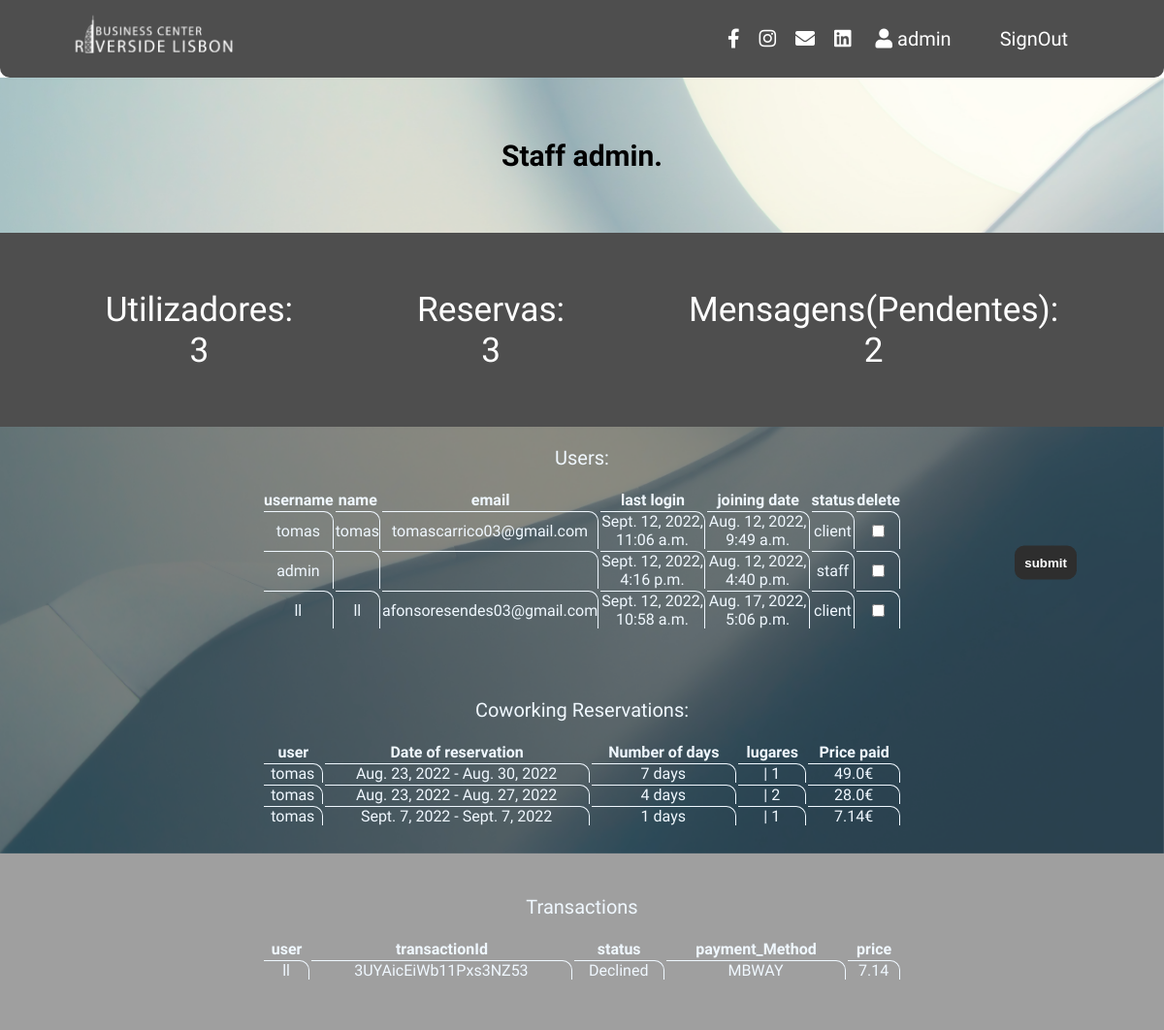
Screenshot of / (signed in) with the database file from the repository.
### reservas/models.py (models this page shows, shortened)
class reservas_Coworking(models.Model):
    user = models.ForeignKey(User, on_delete=models.CASCADE, null=True)
    nrLugares = models.IntegerField(default=0)
    startDate = models.DateField(null=True, blank=True)
    endDate = models.DateField(null=True, blank=True)
    nrDias = models.IntegerField(default=0)
    cost_price = models.FloatField(default=0.0)
    active = models.BooleanField(default=False)
    chair1 = models.BooleanField(default=False)
    chair2 = models.BooleanField(default=False)
    chair3 = models.BooleanField(default=False)
    chair4 = models.BooleanField(default=False)
    chair5 = models.BooleanField(default=False)
    chair6 = models.BooleanField(default=False)
    chair7 = models.BooleanField(default=False)
    chair8 = models.BooleanField(default=False)
    chair9 = models.BooleanField(default=False)
    chair10 = models.BooleanField(default=False)
    chair11 = models.BooleanField(default=False)
    chair12 = models.BooleanField(default=False)

class transaction(models.Model):
    user = models.ForeignKey(User, on_delete=models.CASCADE)
    transactionId = models.CharField(max_length=500, null=True)
    status = models.CharField(max_length=50,null=True, choices=status)
    payment_Method = models.CharField(max_length=50,null=True, choices=type)
    price = models.FloatField(null=True)
    expireDate = models.DateTimeField(null=True)

### reservas/views.py (the view, shortened to what this page needs)
# urls.py: path("", views.index, name="index"),
def index(request, price=None, payment_Method=None, payment_status=None, transactionID=None, expireDate=None):
    print(expireDate)
    print ("asdfsdfasfasfasdf")
    print(datetime.now())
    """  Mon Sep 12 2022 11:20:03 GMT+0000 (+00)
        2022-09-12 11:23:46.298683 """
    if request.user.is_authenticated:
        if request.user.is_superuser:
            all_users = get_user_model().objects.all()
            all_reservas = reservas_Coworking.objects.all()
            all_transactions=transaction.objects.all()
            nrMensagens = mensagen.objects.all()
            if request.method == "POST":
                users_to_delete = request.POST.getlist("users_to_delete")
                for user in users_to_delete:
                    user_to_delete = get_user_model().objects.filter(username=user)
                    user_to_delete.delete()
            context = {
                "nrUsers": len(all_users),
                "all_transactions":all_transactions,
                "nrTransactions":len(all_transactions),
                "all_users": all_users,
                "nrReservas": len(all_reservas),
                "all_reservas": all_reservas,
                "nrMensagens": len(nrMensagens),
            }
            return render(request, "admin.html", context)
    else:
        return render(request, "index.html")

### reservas/templates/admin.html (shortened to what this page needs)
{% load static %}
<html lang="en">
<head>
    <link rel="stylesheet" href="{% static 'css/admin.css' %}" />
    <link rel="stylesheet" href="{% static 'css/nav2.css' %}" />
</head>
<header>
    <nav id="web-pc">
        <div class="logo_lisbon">
            <img src="{% static 'images/lisbonlogops_white.png' %}" alt="" />
        </div>
        <div class="social-icons">
            <link rel="stylesheet" href="https://cdnjs.cloudflare.com/ajax/libs/font-awesome/5.13.0/css/all.min.css" />
            <a id="socialIcon" href="https://www.facebook.com/profile.php?id=100082891012715"><i
                    class="fab fa-facebook-f"></i></a>
            <a id="socialIcon" href="https://www.instagram.com/lisbonriverside.cowork/"><i
                    class="fab fa-instagram"></i></a style="">
            <a id="socialIcon" href="mailto:lisbonriverside@gmail.com"><i class="fas fa-envelope"></i></a>
            <a id="socialIcon" href="https://www.linkedin.com/in/riverside-lisboncoworking/"><i
                    class="fab fa-linkedin"></i></a>
            <a id="user">
                <i class="fa fa-user"></i> {{request.user.username}}
            </a>
            <div id="signOut">
                <li><a type="submit" href="/signout">SignOut</a></li>
            </div>
        </div>
    </nav>
    <div class="banner">
        <img src="{% static 'images/dashback.jpg' %}" alt="">
    </div>
</header>
<body>
    <section class="Html">
        <div class="welcome">
            <h2>Staff {{request.user.username}}.</h2>
        </div>
    </section>
    <section class="site_info">
        <div id="info_text">Utilizadores:<br>{{nrUsers}}</div>
        <div id="info_text">Reservas:<br>{{nrReservas}}</div>
        <div id="info_text">Mensagens(Pendentes):<br>{{nrMensagens}}</div>
    </section>
    <section class="Users">
        <form action="" method="POST">
            <table>
                <caption>
                    Users:
                </caption>
                <tr>
                    <th>username</th>
                    <th>name</th>
                    <th>email</th>
                    <th>last login</th>
                    <th>joining date</th>
                    <th>status</th>
                    <th>delete</th>
                </tr>
                {% for user in all_users %}
                <tr>
                    <td>{{user.username}}</td>
                    <td>{{user.first_name}} {{user.last_name}}</td>
                    <td>{{user.email}}</td>
                    <td>{{user.last_login}}</td>
                    <td>{{user.date_joined}}</td>
                    <td>
                        {% if user.is_superuser or user.is_staff%}
                        staff
                        {% else %}
                        client
                        {% endif %}
                    </td>
                    <td><input type="checkbox" name="users_to_delete" value="{{user.username}}"></td>
                </tr>
                {% endfor %}
            </table>
            <button onclick="checkdelete()" type="button" id="submit_button">submit</button>
        </form>
    </section>
    <section class="reservations_coworking">
        <div class="dataTable">
            {% if nrReservas %}
            <table>
                <caption>
                    Coworking Reservations:
                </caption>
                <tr>
                    <th>user</th>
                    <th>Date of reservation</th>
                    <th>Number of days</th>
                    <th>lugares</th>
                    <th>Price paid</th>
                </tr>
                {% for reserva in all_reservas %}
                <tr>
                    <td>{{reserva.user}}</td>
                    <td>{{reserva.startDate}} - {{reserva.endDate}}</td>
                    <td>{{reserva.nrDias}} days</td>
                    <td>
                        {% if reserva.chair1 %}
                        | 1
                        {% endif %}
                        {% if reserva.chair2 %}
                        | 2
                        {% endif %}
                    </td>
                    <td>{{reserva.cost_price}}€</td>
                </tr>
                {% endfor %}
            </table>
            {% else %}
            <h2>You don't have any Reservations</h2>
            {% endif %}
        </div>
    </section>
    <section class="transactions">
        <div class="dataTable">
            <table>
                <caption>Transactions</caption>
                <tr>
                    <th>user</th>
                    <th>transactionId</th>
                    <th>status</th>
                    <th>payment_Method</th>
                    <th>price</th>
                </tr>
                {% for transaction in all_transactions%}
                {% if transaction.status != "Pending" %}
                <tr>
                    <td>{{transaction.user}}</td>
                    <td>{{transaction.transactionId}}</td>
                    <td>{{transaction.status}}</td>
                    <td>{{transaction.payment_Method}}</td>
                    <td>{{transaction.price}}</td>
                </tr>
                {% endif %}
                {% endfor %}
            </table>
        </div>
    </section>
</body>
</html>

### reservas/static/css/admin.css (style rules this page uses)
.banner { position: relative; width: 100%; }
.banner img { position: fixed; object-fit: cover; z-index: -1; height: 100vh; width: 100%; }
.Html { margin-top: 5rem; }
.welcome { position: relative; display: flex; width: 100%; height: 10rem; background-color: rgba(255, 255, 255, 0.315); text-align: center; align-items: center; justify-content: center; font-size: 20px; font-family: "Hind Madurai", sans-serif; }
.site_info { position: relative; display: flex; align-items: center; text-align: center; justify-content: center; width: 100%; height: 25%; background-color: rgb(78, 78, 78); }
#info_text { padding: 4rem; font-family: "Hind Madurai", sans-serif; color: white; font-size: 2.2rem; }
form, .dataTable { position: relative; display: flex; background-color: rgba(78, 78, 78, 0.541); font-family: "Hind Madurai", sans-serif; text-align: center; align-items: center; justify-content: center; color: aliceblue; padding: 0px 50px 50px 50px; }
table { width: 60%; color: aliceblue; }
caption { font-size: 20px; margin: 20px; }
tr { padding: 10px; font-weight: 300; text-align: center; align-items: center; }
td { border-top: 1px solid aliceblue; border-right: 1px solid aliceblue; border-top-right-radius: 10px; margin: 2px; }
button { border: none; margin: 10px; padding: 10px; color: white; font-weight: 600; background-color: rgb(46, 46, 46); border-radius: 10px; cursor: pointer; }
#submit_button { position: absolute; right: 5rem; top: 50%; transform: translate(0%,-50%); }

### reservas/static/css/nav2.css (style rules this page uses)
* { margin: 0; padding: 0; outline: none; box-sizing: border-box; list-style: none; text-decoration: none; }
#web-pc { position: fixed; top: 0rem; z-index: 99; display: flex; border-radius: 0px 0px 10px 10px; width: 100%; height: 5rem; background-color: rgb(78, 78, 78); }
#web-pc .logo_lisbon { display: flex; flex-direction: column; justify-content: center; align-items: center; position: fixed; left: 4rem; height: 5rem; }
#web-pc .logo_lisbon img { width: 12rem; z-index: 99; height: fit-content; }
#web-pc li { margin: 0px 20px 0px 20px; }
#web-pc a { font-size: 20px; font-weight: 500; padding: 15px; color: rgb(255, 255, 255); font-family: "Hind Madurai", sans-serif; }
#web-pc #signOut { display: block; }
#web-pc #socialIcon { color: rgb(255, 255, 255); padding: 10px; }
.social-icons { display: flex; align-items: center; position: fixed; right: 4rem; height: 5rem; }

### rows the page displays
reservas_Coworking: user "tomas", startDate "Aug. 23, 2022", endDate "Aug. 30, 2022", nrDias "7", chair1 "| 1", cost_price "49.0"
reservas_Coworking: user "tomas", startDate "Aug. 23, 2022", endDate "Aug. 27, 2022", nrDias "4", chair2 "| 2", cost_price "28.0"
reservas_Coworking: user "tomas", startDate "Sept. 7, 2022", endDate "Sept. 7, 2022", nrDias "1", chair1 "| 1", cost_price "7.14"

### other values shown
{{ request.user.username }} "admin"
{{ nrUsers }} "3"
{{ nrReservas }} "3"
{{ nrMensagens }} "2"
{{ user.username }} "tomas"
{{ user.first_name }} "tomas"
{{ user.email }} "tomascarrico03@gmail.com"
{{ user.last_login }} "Sept. 12, 2022, 11:06 a.m."
{{ user.date_joined }} "Aug. 12, 2022, 9:49 a.m."
{{ user.username }} "admin"
{{ user.last_login }} "Sept. 12, 2022, 4:16 p.m."
{{ user.date_joined }} "Aug. 12, 2022, 4:40 p.m."
{{ user.username }} "ll"
{{ user.first_name }} "ll"
{{ user.email }} "afonsoresendes03@gmail.com"
